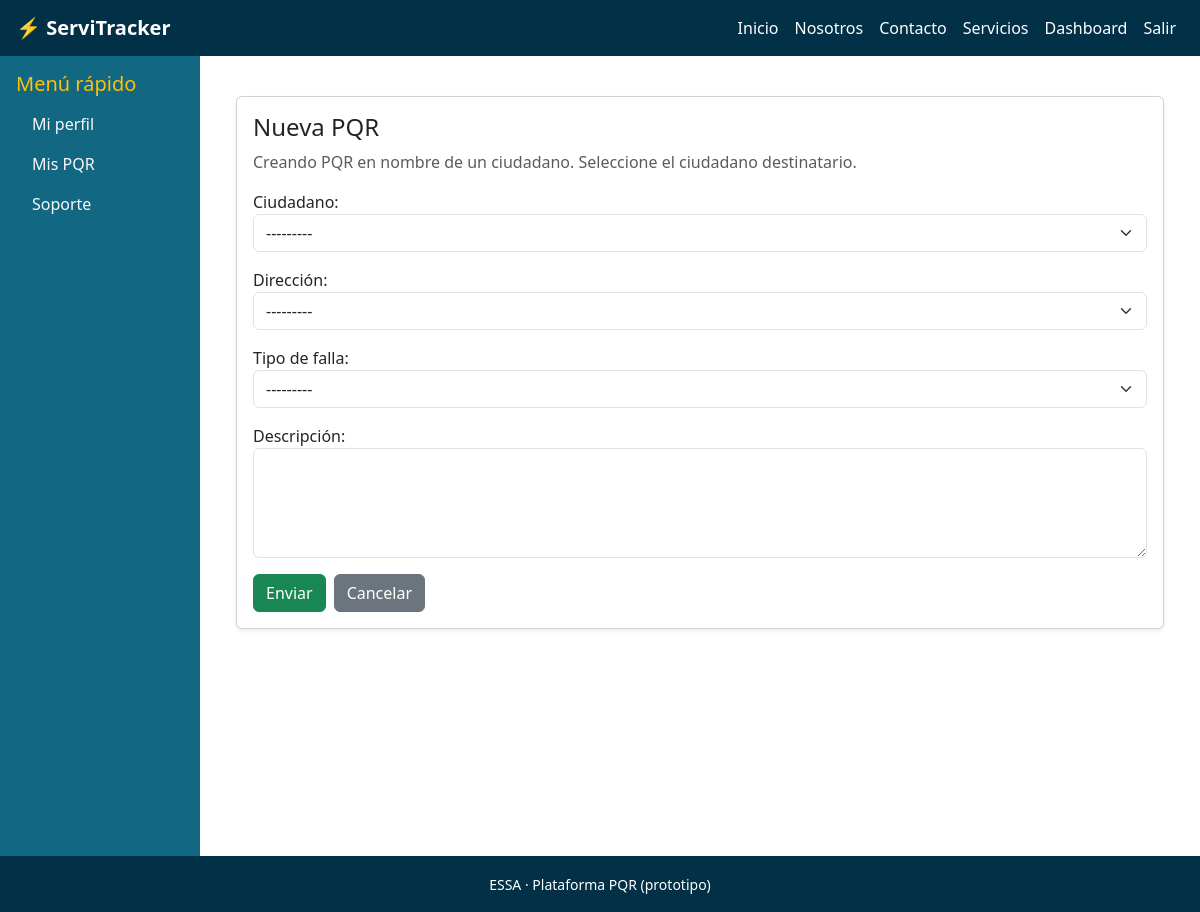
/crear-queja/ (signed in), run on an earlier commit of the app's database.
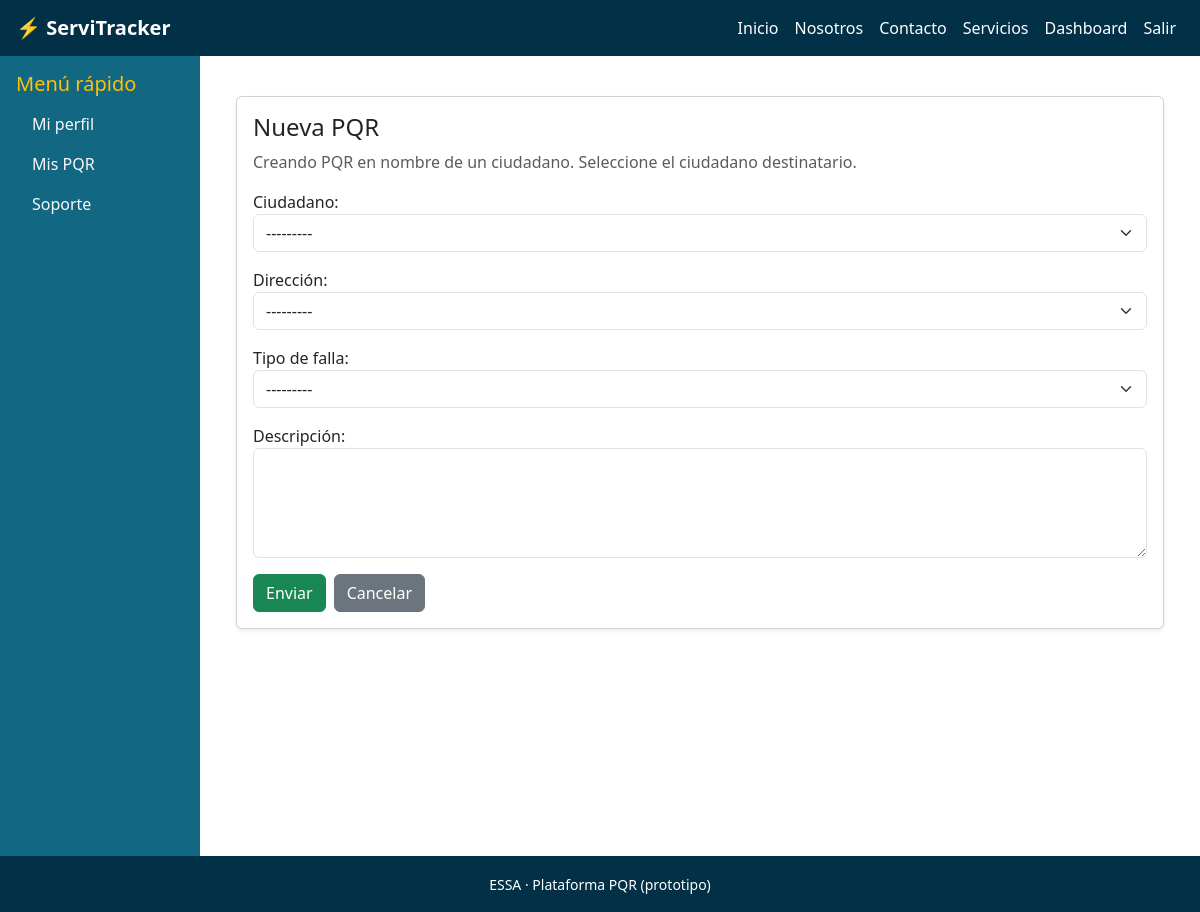
And on a later commit of the database.
### core/models.py (models this page shows)
class Ubicacion(models.Model):
    ciudadano = models.ForeignKey(Ciudadano, on_delete=models.CASCADE, related_name="direcciones")
    barrio = models.CharField(max_length=100, blank=True)
    direccion = models.CharField(max_length=255)
    referencia = models.TextField(blank=True, null=True)
    def __str__(self):
        return f"{self.direccion} ({self.ciudadano.usuario.username})"

### core/views.py (the view)
# urls.py: path('crear-queja/', crear_queja, name='crear_queja'),
@login_required
def crear_queja(request):
    if request.user.rol not in ['ciudadano', 'administrativo'] and not request.user.is_superuser:
        return redirect('dashboard')
    es_admin = request.user.rol == 'administrativo' or request.user.is_superuser
    if request.method == 'POST':
        form = QuejaFormAdmin(request.POST) if es_admin else QuejaForm(request.POST)
        if form.is_valid():
            queja = form.save(commit=False)
            if not es_admin:
                queja.ciudadano = Ciudadano.objects.get(usuario=request.user)
            queja.estado_id = 1
            queja.save()
            return redirect('admin_panel_quejas' if es_admin else 'dashboard')
    else:
        form = QuejaFormAdmin() if es_admin else QuejaForm()
    return render(request, 'pqr/crear_queja.html', {'form': form, 'es_admin': es_admin})

### core/forms.py
class QuejaFormAdmin(forms.ModelForm):
    class Meta:
        model = Queja
        fields = ['ciudadano', 'direccion', 'tipo_falla', 'descripcion']
        widgets = {
            'ciudadano': forms.Select(attrs={'class': 'form-select'}),
            'direccion': forms.Select(attrs={'class': 'form-select'}),
            'tipo_falla': forms.Select(attrs={'class': 'form-select'}),
            'descripcion': forms.Textarea(attrs={'class': 'form-control', 'rows': 4}),
        }
        labels = {
            'ciudadano': 'Ciudadano',
            'direccion': 'Dirección',
            'tipo_falla': 'Tipo de falla',
            'descripcion': 'Descripción',
        }
    def __init__(self, *args, **kwargs):
        super().__init__(*args, **kwargs)
        self.fields['ciudadano'].queryset = Ciudadano.objects.select_related('usuario').order_by('usuario__username')

### core/models.py (called while the page is built)
    def __str__(self):
        return f"Ciudadano: {self.usuario.username}"

### templates/pqr/crear_queja.html (shortened to what this page needs)
{% extends 'base.html' %}
{% block content %}
<div class="container mt-3">
  <div class="card shadow-sm">
    <div class="card-body">
      <h4 class="card-title">Nueva PQR</h4>
      {% if es_admin %}
        <p class="text-muted">Creando PQR en nombre de un ciudadano. Seleccione el ciudadano destinatario.</p>
      {% endif %}
      <form method="post">
        {% if es_admin %}
        <div class="mb-3">
          {{ form.ciudadano.label_tag }}
          {{ form.ciudadano }}
        </div>
        {% endif %}
        <div class="mb-3">
          {{ form.direccion.label_tag }}
          {{ form.direccion }}
        </div>
        <div class="mb-3">
          {{ form.tipo_falla.label_tag }}
          {{ form.tipo_falla }}
        </div>
        <div class="mb-3">
          {{ form.descripcion.label_tag }}
          {{ form.descripcion }}
        </div>
        <div class="d-flex gap-2">
          <button type="submit" class="btn btn-success">Enviar</button>
          {% if es_admin %}
            <a href="{% url 'admin_panel_quejas' %}" class="btn btn-secondary">Cancelar</a>
          {% else %}
            <a href="{% url 'dashboard' %}" class="btn btn-secondary">Cancelar</a>
          {% endif %}
        </div>
      </form>
    </div>
  </div>
</div>
{% endblock %}

### templates/base.html (shortened to what this page needs)
{% load static %}
<!DOCTYPE html>
<html lang="es">
<head>
  <link rel="stylesheet" href="{% static 'css/style.css' %}">
  <link href="https://cdn.jsdelivr.net/npm/bootstrap@5.3.2/dist/css/bootstrap.min.css" rel="stylesheet">
  <link rel="stylesheet" href="https://cdn.jsdelivr.net/npm/bootstrap-icons/font/bootstrap-icons.css">
</head>
<body>
  <header class="navbar navbar-expand-lg navbar-dark px-3" style="background-color: var(--blue-dark);">
    <a class="navbar-brand fw-bold" href="{% url 'index' %}">⚡ ServiTracker</a>
    <div class="collapse navbar-collapse" id="mainNav">
      <ul class="navbar-nav ms-auto">
        <li class="nav-item"><a class="nav-link" href="{% url 'index' %}">Inicio</a></li>
        <li class="nav-item"><a class="nav-link" href="{% url 'nosotros' %}">Nosotros</a></li>
        <li class="nav-item"><a class="nav-link" href="{% url 'contacto' %}">Contacto</a></li>
        <li class="nav-item"><a class="nav-link" href="{% url 'servicios' %}">Servicios</a></li>
        {% if user.is_authenticated %}
          <li class="nav-item"><a class="nav-link" href="{% url 'dashboard' %}">Dashboard</a></li>
          <li class="nav-item">
            <a href="#" class="nav-link" onclick="event.preventDefault(); document.getElementById('logout-form').submit();">
              Salir
            </a>
          </li>
        {% else %}
          <li class="nav-item"><a class="nav-link" href="{% url 'login' %}">Ingresar</a></li>
        {% endif %}
      </ul>
    </div>
  </header>
  <div class="container-fluid">
    <div class="row">
      <aside class="col-md-3 col-lg-2 d-none d-md-block text-light p-3" style="background-color: var(--blue-deep);">
        {% block sidebar %}
        <h5 class="text-warning">Menú rápido</h5>
        <ul class="nav flex-column">
          <li class="nav-item"><a class="nav-link text-light" href="#">Mi perfil</a></li>
          <li class="nav-item"><a class="nav-link text-light" href="#">Mis PQR</a></li>
          <li class="nav-item"><a class="nav-link text-light" href="#">Soporte</a></li>
        </ul>
        {% endblock %}
      </aside>
      <main class="col-md-9 col-lg-10 p-4">
        {% block content %}{% endblock %}
      </main>
    </div>
  </div>
  <footer class="text-white text-center py-3" style="background-color: var(--blue-dark);">
    <small>ESSA · Plataforma PQR (prototipo)</small>
  </footer>
</body>
</html>

### static/css/style.css (style rules this page uses)
:root { --blue-light: #8ecae6; --blue-mid: #219ebc; --blue-deep: #126782; --blue-dark: #023047; --yellow: #ffb703; --orange-light: #fd9e02; --orange-dark: #fb8500; }
body { font-family: 'Segoe UI', Roboto, sans-serif; background-color: var(--blue-light); color: var(--blue-dark); min-height: 100vh; display: flex; flex-direction: column; }
main { flex: 1; }
.navbar { background-color: var(--blue-dark) !important; }
.navbar-brand, .nav-link { color: white !important; }
aside { min-height: 100vh; background-color: var(--blue-deep); }
aside h5 { color: var(--yellow); }
footer { background-color: var(--blue-dark); color: white; }

What changed in the data, as far as the page shows it:
added Ubicacion: ciudadano "---------", direccion "---------"
Also different on the page:
form field ciudadano: "---------" → (not shown)
form field direccion: "---------" → (not shown)
